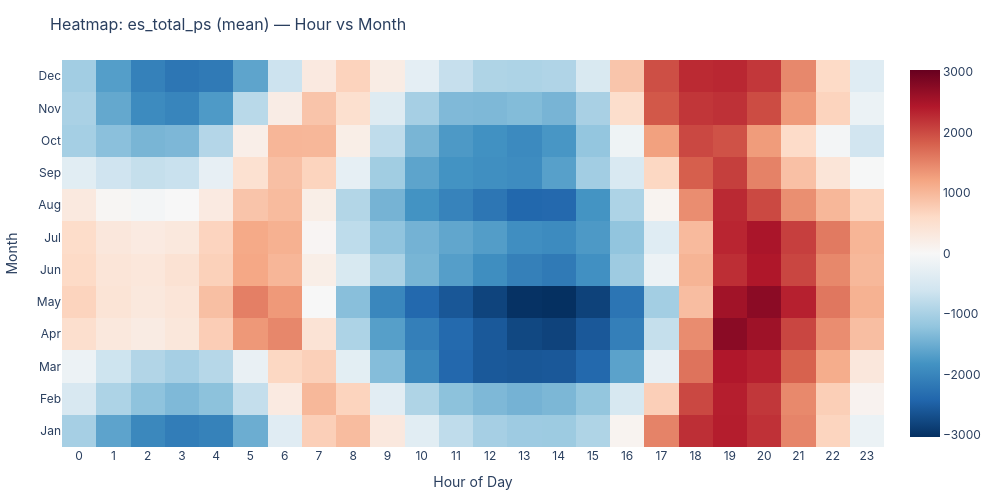

Notebook code for this chart:
### Code cell
plot_monthly_hourly_heatmap(train).show()

### Figure 1 — Plotly figure (JSON) as saved in the notebook; plotly's stock layout.template omitted (floating-point values rounded to 4 significant figures; data arrays with more than 128 entries replaced by an {"elided": "..."} marker saying what was removed)
{"data": [{"colorscale": [[0, "rgb(5,48,97)"], [0.1, "rgb(33,102,172)"], [0.2, "rgb(67,147,195)"], [0.3, "rgb(146,197,222)"], [0.4, "rgb(209,229,240)"], [0.5, "rgb(247,247,247)"], [0.6, "rgb(253,219,199)"], [0.7, "rgb(244,165,130)"], [0.8, "rgb(214,96,77)"], [0.9, "rgb(178,24,43)"], [1, "rgb(103,0,31)"]], "hovertemplate": "Hour %{x}, %{y}: %{z:.0f}<extra></extra>", "type": "heatmap", "x": [0, 1, 2, 3, 4, 5, 6, 7, 8, 9, 10, 11, 12, 13, 14, 15, 16, 17, 18, 19, 20, 21, 22, 23], "y": ["Jan", "Feb", "Mar", "Apr", "May", "Jun", "Jul", "Aug", "Sep", "Oct", "Nov", "Dec"], "z": {"elided": "12x24 float values"}, "zmid": 0}], "layout": {"font": {"family": "Inter, Arial, sans-serif", "size": 12}, "height": 500, "hovermode": "x unified", "legend": {"orientation": "h", "x": 1, "xanchor": "right", "y": 1.02, "yanchor": "bottom"}, "margin": {"b": 50, "l": 60, "r": 30, "t": 60}, "title": {"font": {"size": 16}, "text": "Heatmap: es_total_ps (mean) — Hour vs Month"}, "width": 1000, "xaxis": {"dtick": 1, "title": {"text": "Hour of Day"}}, "yaxis": {"title": {"text": "Month"}}}}
